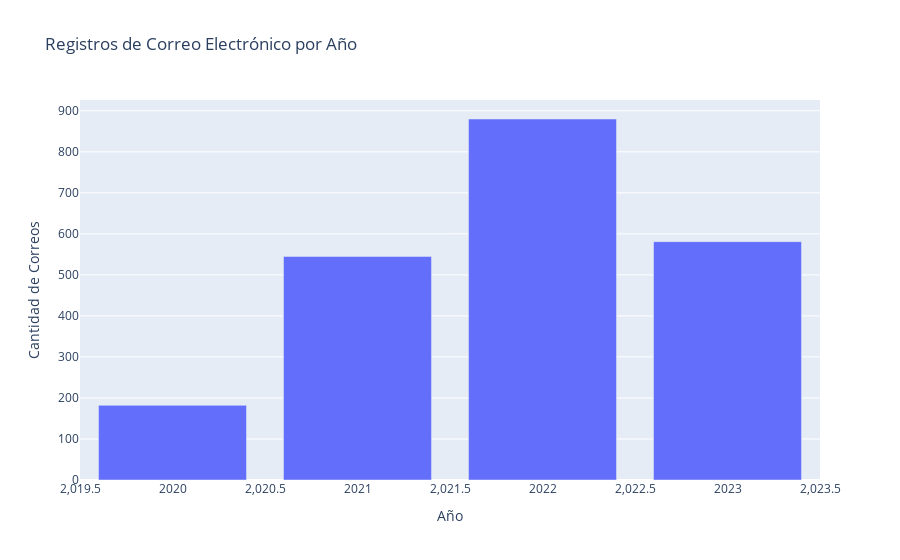

Notebook cell for this chart:
### Code cell
# Contar los registros de correo electrónico por año
email_counts = df.groupby('Year')['Mail'].count().reset_index()

# Generar la gráfica
fig = px.bar(email_counts, x='Year', y='Mail', labels={'Year': 'Año', 'Mail': 'Cantidad de Correos'},
             title='Registros de Correo Electrónico por Año')

# Mostrar la gráfica
fig.show()

### Figure 1 — Plotly figure (JSON) as saved in the notebook; plotly's stock layout.template omitted (floating-point values rounded to 4 significant figures)
{"data": [{"alignmentgroup": "True", "hovertemplate": "Año=%{x}<br>Cantidad de Correos=%{y}<extra></extra>", "legendgroup": "", "marker": {"color": "#636efa", "pattern": {"shape": ""}}, "name": "", "offsetgroup": "", "orientation": "v", "showlegend": false, "textposition": "auto", "type": "bar", "x": [2020, 2021, 2022, 2023], "xaxis": "x", "y": [182, 545, 880, 581], "yaxis": "y"}], "layout": {"barmode": "relative", "legend": {"tracegroupgap": 0}, "title": {"text": "Registros de Correo Electrónico por Año"}, "xaxis": {"anchor": "y", "domain": [0, 1], "title": {"text": "Año"}}, "yaxis": {"anchor": "x", "domain": [0, 1], "title": {"text": "Cantidad de Correos"}}}}
